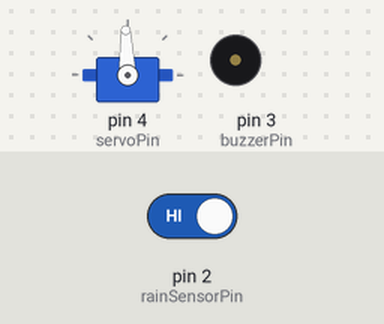
This sketch was run on a simulated Arduino Uno, built with avr-gcc and run on an emulated ATmega328P. On the bench: servo, buzzer (waves = sounding, pin HIGH). Inputs (shaded band) come from the test bench; at power-on: pin 2 (rainSensorPin) HIGH.

Above: at 1.2 s.
1.3 s: pin 2 (rainSensorPin) driven LOW
At 1.45 s:
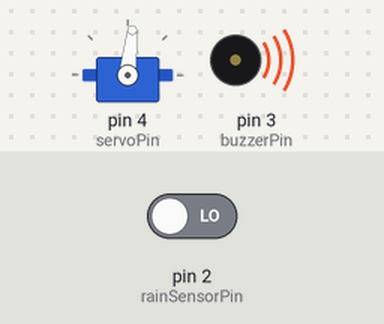
At 3.3 s:
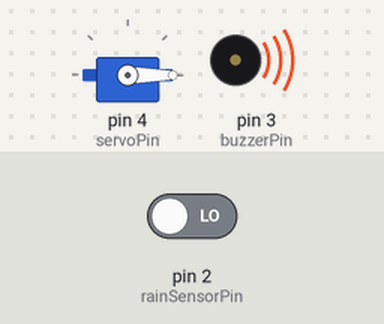
4.3 s: pin 2 (rainSensorPin) driven HIGH
At 4.46 s:
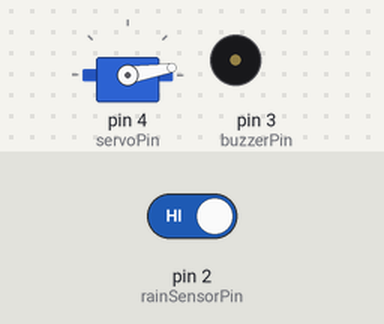
Timing chart, 0 to 7.3 s (numbered marks = the images above; inputs shaded):
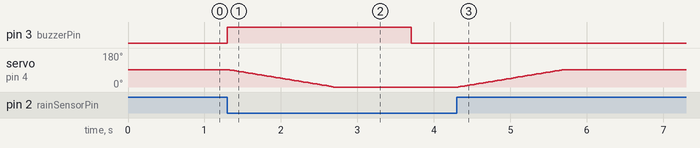

Measured:
- after the input at 1.3 s, pin 3 (buzzerPin): LOW → HIGH at once, → LOW 2.4 s later; servo on pin 4 (servoPin): moves from 92° to 0° over 1.4 s, starting at once
- after the input at 4.3 s, servo on pin 4 (servoPin): moves from 0° to 92° over 1.4 s, starting at once

The sketch:

rain_detector.ino
```cpp
#include <Servo.h>

// Pin Definitions
const int rainSensorPin = 2; // Rain sensor  pin
const int buzzerPin = 3;     // Buzzer pin
const int servoPin = 4;      // Servo motor pin

Servo clothesServo;

// Variables
bool isRaining = false;      // Keeps track of rain status
int rainValue = 0;           // Stores rain sensor value

// Function to move the servo slowly
void moveServoSmoothly(int startAngle, int endAngle, int stepDelay) {
  if (startAngle < endAngle) {
    for (int angle = startAngle; angle <= endAngle; angle++) {
      clothesServo.write(angle);
      delay(stepDelay); // Delay between each step
    }
  } else {
    for (int angle = startAngle; angle >= endAngle; angle--) {
      clothesServo.write(angle);
      delay(stepDelay); // Delay between each step
    }
  }
}

void setup() {
  pinMode(rainSensorPin, INPUT);
  pinMode(buzzerPin, OUTPUT);

  clothesServo.attach(servoPin);
  clothesServo.write(92); // Initial position (drying position)

  Serial.begin(9600);    // For debugging
}

void loop() {
  rainValue = digitalRead(rainSensorPin);

  if (rainValue == LOW) { // LOW indicates rain detected
    if (!isRaining) {
      isRaining = true;
      digitalWrite(buzzerPin, HIGH);  // Turn on the buzzer
      moveServoSmoothly(92, 0, 15);  // Move clothes to a covered position slowly
      delay(1000);                   // Buzzer ON for 1 second
      digitalWrite(buzzerPin, LOW);  // Turn off the buzzer
    }
  } else { // No rain detected
    if (isRaining) {
      isRaining = false;
      moveServoSmoothly(0, 92, 15);  // Move clothes back to drying position slowly
    }
  }

  delay(100); // Small delay to stabilize sensor readings
}
```
